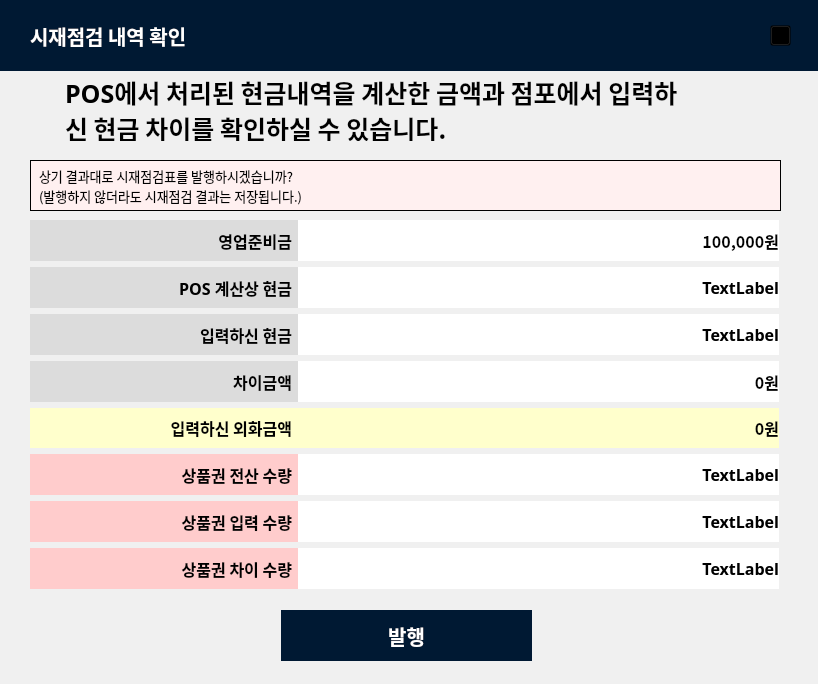
<?xml version="1.0" encoding="UTF-8"?>
<ui version="4.0">
 <class>Form</class>
 <widget class="QWidget" name="Form">
  <property name="geometry">
   <rect>
    <x>0</x>
    <y>0</y>
    <width>818</width>
    <height>684</height>
   </rect>
  </property>
  <property name="windowTitle">
   <string>Form</string>
  </property>
  <widget class="QLabel" name="label_17">
   <property name="geometry">
    <rect>
     <x>30</x>
     <y>160</y>
     <width>751</width>
     <height>51</height>
    </rect>
   </property>
   <property name="font">
    <font>
     <family>돋움</family>
     <pointsize>10</pointsize>
     <weight>50</weight>
     <bold>false</bold>
    </font>
   </property>
   <property name="styleSheet">
    <string notr="true">background-color:rgb(255,240,240);
border-style: solid;
border-width:1px;
border-color:black;
padding:5px;</string>
   </property>
   <property name="text">
    <string>상기 결과대로 시재점검표를 발행하시겠습니까?
(발행하지 않더라도 시재점검 결과는 저장됩니다.)</string>
   </property>
  </widget>
  <widget class="QLabel" name="label_18">
   <property name="geometry">
    <rect>
     <x>65</x>
     <y>80</y>
     <width>711</width>
     <height>61</height>
    </rect>
   </property>
   <property name="font">
    <font>
     <family>돋움</family>
     <pointsize>19</pointsize>
     <weight>75</weight>
     <bold>true</bold>
    </font>
   </property>
   <property name="text">
    <string>POS에서 처리된 현금내역을 계산한 금액과 점포에서 입력하
신 현금 차이를 확인하실 수 있습니다.</string>
   </property>
  </widget>
  <widget class="QLabel" name="chat_icon">
   <property name="geometry">
    <rect>
     <x>25</x>
     <y>80</y>
     <width>31</width>
     <height>31</height>
    </rect>
   </property>
   <property name="styleSheet">
    <string notr="true">image:url('C:/Users/User/Desktop/gs/image/chat.png');</string>
   </property>
   <property name="text">
    <string/>
   </property>
  </widget>
  <widget class="QWidget" name="verticalLayoutWidget">
   <property name="geometry">
    <rect>
     <x>30</x>
     <y>220</y>
     <width>271</width>
     <height>369</height>
    </rect>
   </property>
   <property name="font">
    <font>
     <family>돋움</family>
     <pointsize>12</pointsize>
     <weight>75</weight>
     <bold>true</bold>
    </font>
   </property>
   <layout class="QVBoxLayout" name="verticalLayout">
    <item>
     <widget class="QLabel" name="label_2">
      <property name="font">
       <font>
        <family>돋움</family>
        <pointsize>12</pointsize>
        <weight>75</weight>
        <bold>true</bold>
       </font>
      </property>
      <property name="styleSheet">
       <string notr="true">background-color:rgb(220,220,220);border:none;padding:5px;</string>
      </property>
      <property name="text">
       <string>영업준비금</string>
      </property>
      <property name="alignment">
       <set>Qt::AlignRight|Qt::AlignTrailing|Qt::AlignVCenter</set>
      </property>
     </widget>
    </item>
    <item>
     <widget class="QLabel" name="label_4">
      <property name="font">
       <font>
        <family>돋움</family>
        <pointsize>12</pointsize>
        <weight>75</weight>
        <bold>true</bold>
       </font>
      </property>
      <property name="styleSheet">
       <string notr="true">background-color:rgb(220,220,220);border:none;padding:5px;</string>
      </property>
      <property name="text">
       <string>POS 계산상 현금</string>
      </property>
      <property name="alignment">
       <set>Qt::AlignRight|Qt::AlignTrailing|Qt::AlignVCenter</set>
      </property>
     </widget>
    </item>
    <item>
     <widget class="QLabel" name="label_3">
      <property name="font">
       <font>
        <family>돋움</family>
        <pointsize>12</pointsize>
        <weight>75</weight>
        <bold>true</bold>
       </font>
      </property>
      <property name="styleSheet">
       <string notr="true">background-color:rgb(220,220,220);border:none;padding:5px;</string>
      </property>
      <property name="text">
       <string>입력하신 현금</string>
      </property>
      <property name="alignment">
       <set>Qt::AlignRight|Qt::AlignTrailing|Qt::AlignVCenter</set>
      </property>
     </widget>
    </item>
    <item>
     <widget class="QLabel" name="label_6">
      <property name="font">
       <font>
        <family>돋움</family>
        <pointsize>12</pointsize>
        <weight>75</weight>
        <bold>true</bold>
       </font>
      </property>
      <property name="styleSheet">
       <string notr="true">background-color:rgb(220,220,220);border:none;padding:5px;</string>
      </property>
      <property name="text">
       <string>차이금액</string>
      </property>
      <property name="alignment">
       <set>Qt::AlignRight|Qt::AlignTrailing|Qt::AlignVCenter</set>
      </property>
     </widget>
    </item>
    <item>
     <widget class="QLabel" name="label_5">
      <property name="font">
       <font>
        <family>돋움</family>
        <pointsize>12</pointsize>
        <weight>75</weight>
        <bold>true</bold>
       </font>
      </property>
      <property name="styleSheet">
       <string notr="true">background-color:rgb(255,255,204);border:none;padding:5px;</string>
      </property>
      <property name="text">
       <string>입력하신 외화금액</string>
      </property>
      <property name="alignment">
       <set>Qt::AlignRight|Qt::AlignTrailing|Qt::AlignVCenter</set>
      </property>
     </widget>
    </item>
    <item>
     <widget class="QLabel" name="label_8">
      <property name="font">
       <font>
        <family>돋움</family>
        <pointsize>12</pointsize>
        <weight>75</weight>
        <bold>true</bold>
       </font>
      </property>
      <property name="styleSheet">
       <string notr="true">background-color:rgb(255,204,204);border:none;padding:5px;</string>
      </property>
      <property name="text">
       <string>상품권 전산 수량</string>
      </property>
      <property name="alignment">
       <set>Qt::AlignRight|Qt::AlignTrailing|Qt::AlignVCenter</set>
      </property>
     </widget>
    </item>
    <item>
     <widget class="QLabel" name="label_7">
      <property name="font">
       <font>
        <family>돋움</family>
        <pointsize>12</pointsize>
        <weight>75</weight>
        <bold>true</bold>
       </font>
      </property>
      <property name="styleSheet">
       <string notr="true">background-color:rgb(255,204,204);border:none;padding:5px;</string>
      </property>
      <property name="text">
       <string>상품권 입력 수량</string>
      </property>
      <property name="alignment">
       <set>Qt::AlignRight|Qt::AlignTrailing|Qt::AlignVCenter</set>
      </property>
     </widget>
    </item>
    <item>
     <widget class="QLabel" name="label">
      <property name="font">
       <font>
        <family>돋움</family>
        <pointsize>12</pointsize>
        <weight>75</weight>
        <bold>true</bold>
       </font>
      </property>
      <property name="styleSheet">
       <string notr="true">background-color:rgb(255,204,204);border:none;padding:5px;</string>
      </property>
      <property name="text">
       <string>상품권 차이 수량</string>
      </property>
      <property name="alignment">
       <set>Qt::AlignRight|Qt::AlignTrailing|Qt::AlignVCenter</set>
      </property>
     </widget>
    </item>
   </layout>
  </widget>
  <widget class="QWidget" name="verticalLayoutWidget_2">
   <property name="geometry">
    <rect>
     <x>298</x>
     <y>220</y>
     <width>481</width>
     <height>369</height>
    </rect>
   </property>
   <property name="font">
    <font>
     <family>돋움</family>
     <pointsize>12</pointsize>
     <weight>75</weight>
     <bold>true</bold>
    </font>
   </property>
   <layout class="QVBoxLayout" name="verticalLayout_2">
    <item>
     <widget class="QLabel" name="reserve_cash">
      <property name="font">
       <font>
        <family>돋움</family>
        <pointsize>12</pointsize>
        <weight>75</weight>
        <bold>true</bold>
       </font>
      </property>
      <property name="styleSheet">
       <string notr="true">background-color:rgb(255,255,255);border:none;</string>
      </property>
      <property name="text">
       <string>100,000원</string>
      </property>
      <property name="alignment">
       <set>Qt::AlignRight|Qt::AlignTrailing|Qt::AlignVCenter</set>
      </property>
     </widget>
    </item>
    <item>
     <widget class="QLabel" name="calculate_cash">
      <property name="font">
       <font>
        <family>돋움</family>
        <pointsize>12</pointsize>
        <weight>75</weight>
        <bold>true</bold>
       </font>
      </property>
      <property name="styleSheet">
       <string notr="true">background-color:rgb(255,255,255);border:none;</string>
      </property>
      <property name="text">
       <string>TextLabel</string>
      </property>
      <property name="alignment">
       <set>Qt::AlignRight|Qt::AlignTrailing|Qt::AlignVCenter</set>
      </property>
     </widget>
    </item>
    <item>
     <widget class="QLabel" name="input_cash">
      <property name="font">
       <font>
        <family>돋움</family>
        <pointsize>12</pointsize>
        <weight>75</weight>
        <bold>true</bold>
       </font>
      </property>
      <property name="styleSheet">
       <string notr="true">background-color:rgb(255,255,255);border:none;</string>
      </property>
      <property name="text">
       <string>TextLabel</string>
      </property>
      <property name="alignment">
       <set>Qt::AlignRight|Qt::AlignTrailing|Qt::AlignVCenter</set>
      </property>
     </widget>
    </item>
    <item>
     <widget class="QLabel" name="difference">
      <property name="font">
       <font>
        <family>돋움</family>
        <pointsize>12</pointsize>
        <weight>75</weight>
        <bold>true</bold>
       </font>
      </property>
      <property name="styleSheet">
       <string notr="true">background-color:rgb(255,255,255);border:none;</string>
      </property>
      <property name="text">
       <string>0원</string>
      </property>
      <property name="alignment">
       <set>Qt::AlignRight|Qt::AlignTrailing|Qt::AlignVCenter</set>
      </property>
     </widget>
    </item>
    <item>
     <widget class="QLabel" name="label_13">
      <property name="font">
       <font>
        <family>돋움</family>
        <pointsize>12</pointsize>
        <weight>75</weight>
        <bold>true</bold>
       </font>
      </property>
      <property name="styleSheet">
       <string notr="true">background-color:rgb(255,255,204);border:none;</string>
      </property>
      <property name="text">
       <string>0원</string>
      </property>
      <property name="alignment">
       <set>Qt::AlignRight|Qt::AlignTrailing|Qt::AlignVCenter</set>
      </property>
     </widget>
    </item>
    <item>
     <widget class="QLabel" name="label_14">
      <property name="font">
       <font>
        <family>돋움</family>
        <pointsize>12</pointsize>
        <weight>75</weight>
        <bold>true</bold>
       </font>
      </property>
      <property name="styleSheet">
       <string notr="true">background-color:rgb(255,255,255);border:none;</string>
      </property>
      <property name="text">
       <string>TextLabel</string>
      </property>
      <property name="alignment">
       <set>Qt::AlignRight|Qt::AlignTrailing|Qt::AlignVCenter</set>
      </property>
     </widget>
    </item>
    <item>
     <widget class="QLabel" name="label_15">
      <property name="font">
       <font>
        <family>돋움</family>
        <pointsize>12</pointsize>
        <weight>75</weight>
        <bold>true</bold>
       </font>
      </property>
      <property name="styleSheet">
       <string notr="true">background-color:rgb(255,255,255);border:none;</string>
      </property>
      <property name="text">
       <string>TextLabel</string>
      </property>
      <property name="alignment">
       <set>Qt::AlignRight|Qt::AlignTrailing|Qt::AlignVCenter</set>
      </property>
     </widget>
    </item>
    <item>
     <widget class="QLabel" name="label_16">
      <property name="font">
       <font>
        <family>돋움</family>
        <pointsize>12</pointsize>
        <weight>75</weight>
        <bold>true</bold>
       </font>
      </property>
      <property name="styleSheet">
       <string notr="true">background-color:rgb(255,255,255);border:none;</string>
      </property>
      <property name="text">
       <string>TextLabel</string>
      </property>
      <property name="alignment">
       <set>Qt::AlignRight|Qt::AlignTrailing|Qt::AlignVCenter</set>
      </property>
     </widget>
    </item>
   </layout>
  </widget>
  <widget class="QLabel" name="background_1">
   <property name="geometry">
    <rect>
     <x>0</x>
     <y>0</y>
     <width>821</width>
     <height>71</height>
    </rect>
   </property>
   <property name="styleSheet">
    <string notr="true">background-color:rgb(0,25,51);</string>
   </property>
   <property name="text">
    <string/>
   </property>
  </widget>
  <widget class="QLabel" name="label_19">
   <property name="geometry">
    <rect>
     <x>30</x>
     <y>20</y>
     <width>241</width>
     <height>31</height>
    </rect>
   </property>
   <property name="font">
    <font>
     <family>돋움</family>
     <pointsize>15</pointsize>
     <weight>75</weight>
     <bold>true</bold>
    </font>
   </property>
   <property name="styleSheet">
    <string notr="true">color:white;</string>
   </property>
   <property name="text">
    <string>시재점검 내역 확인</string>
   </property>
  </widget>
  <widget class="QPushButton" name="pushButton">
   <property name="geometry">
    <rect>
     <x>281</x>
     <y>610</y>
     <width>251</width>
     <height>51</height>
    </rect>
   </property>
   <property name="font">
    <font>
     <family>돋움</family>
     <pointsize>15</pointsize>
     <weight>75</weight>
     <bold>true</bold>
    </font>
   </property>
   <property name="styleSheet">
    <string notr="true">color:white;background-color:rgb(0,25,51);border:none;</string>
   </property>
   <property name="text">
    <string>발행</string>
   </property>
  </widget>
  <widget class="QLabel" name="label_20">
   <property name="geometry">
    <rect>
     <x>0</x>
     <y>70</y>
     <width>821</width>
     <height>621</height>
    </rect>
   </property>
   <property name="styleSheet">
    <string notr="true">background-color:rgb(240,240,240);</string>
   </property>
   <property name="text">
    <string/>
   </property>
  </widget>
  <widget class="QPushButton" name="close_icon">
   <property name="geometry">
    <rect>
     <x>770</x>
     <y>25</y>
     <width>21</width>
     <height>21</height>
    </rect>
   </property>
   <property name="styleSheet">
    <string notr="true">background:transparent;</string>
   </property>
   <property name="text">
    <string/>
   </property>
   <property name="icon">
    <iconset>
     <normaloff>image/close.png</normaloff>image/close.png</iconset>
   </property>
   <property name="iconSize">
    <size>
     <width>21</width>
     <height>21</height>
    </size>
   </property>
  </widget>
  <zorder>label_20</zorder>
  <zorder>label_17</zorder>
  <zorder>label_18</zorder>
  <zorder>chat_icon</zorder>
  <zorder>verticalLayoutWidget</zorder>
  <zorder>verticalLayoutWidget_2</zorder>
  <zorder>background_1</zorder>
  <zorder>label_19</zorder>
  <zorder>pushButton</zorder>
  <zorder>close_icon</zorder>
 </widget>
 <resources/>
 <connections/>
</ui>
